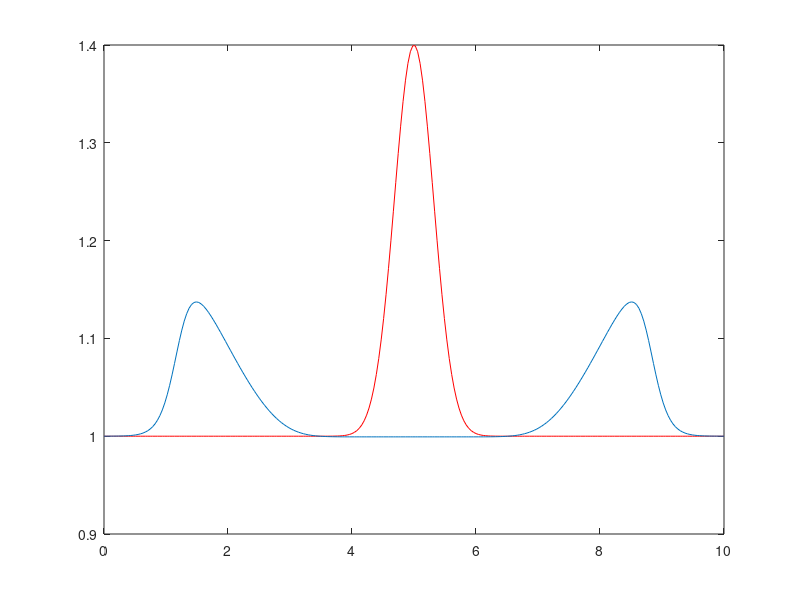

Here is the MATLAB script that generated this plot:
%%%%%%%%%%%%%%%%%%%%%%%%%%%%%%%%%%%%%%%%%%%%%%%%%%%%%%%%%%%%%%%%%%%%%%%%%%%
%-% ------------------------------------------------------------------- %-%
%-% Approximates a solution to the 1D SW equations given by the system  %-%
%-% (h)_t + (uh)_x = 0 (1)                                              %-%
%-% (uh)_t + (u^2h + 0.5gh^2)_x = 0, (2)                                %-%
%-% with an initial hump h(x,0) = 1 + 0.4*exp(-5(x-5)^2) and initial    %-%
%-% velocity of u(x,0) = 0. Periodic boundary conditions on [0,10] are  %-%
%-% assumed, and the approximation is done by a Fourier pseudospectral  %-%
%-% method, with a RK4 time stepping. Hyperviscosity is used.           %-%
%-% ------------------------------------------------------------------- %-%
%-% Author: Maurice S. Fabien, University of Washington (Jan-Jun 2014)  %-%
%-%                          , Rice University          (2014-    )     %-%
%-% Email : fabien@rice.edu                                             %-%
%-% GitHub: https://github.com/msfabien/                                %-%
%-% ------------------------------------------------------------------- %-%
%%%%%%%%%%%%%%%%%%%%%%%%%%%%%%%%%%%%%%%%%%%%%%%%%%%%%%%%%%%%%%%%%%%%%%%%%%%


function Code_Listing_5_3_2()
    clear all; close all; clc;
    n = 2^(8); g = 1.0;
    L = 10.0; B = L/(2*pi); %Domain rescale factor
    Tfin = 3.0; dt = 1e-2; nmax = floor(Tfin/dt);
    x = linspace( 0, L, n )';
    h = 1.0 + 0.4*exp(-5*(x-L/2).^2); h0 = h; %Initial depth
    u = zeros(size(h)); %Initial velocity
    uh = u.*h; %Initial discharge
    k = [0:n/2-1 0 -n/2+1:-1]';
    %Pseudospectrally evaluate spatial derivatives.
    RHS_h = @(h,uh) -real(ifft(1i*k.*fft(uh))) - ... %RHS for (1)
    n^(-0.68)*real(ifft(k.^2.*fft(h))); %(hyperviscosity term)
    RHS_uh = @(h,uh) -real(ifft(1i*k.*fft(uh.^2./h+0.5*g*h.^2))); %RHS for (2)
    for jj = 1 : nmax
        k1 = (dt/B)*RHS_h(h ,uh); %Update h via RK4
        k2 = (dt/B)*RHS_h(h + k1/2,uh);
        k3 = (dt/B)*RHS_h(h + k2/2,uh);
        k4 = (dt/B)*RHS_h(h + k3 ,uh);
        h = h + (1/6)*( k1 + 2*(k2 + k3) + k4 );
        k1 = (dt/B)*RHS_uh(h,uh); %Update uh via RK4
        k2 = (dt/B)*RHS_uh(h,uh + k1/2);
        k3 = (dt/B)*RHS_uh(h,uh + k2/2);
        k4 = (dt/B)*RHS_uh(h,uh + k3);
        uh = uh + (1/6)*( k1 + 2*(k2 + k3) + k4 );
    end
    plot(x,h0,'r',x,h)
end